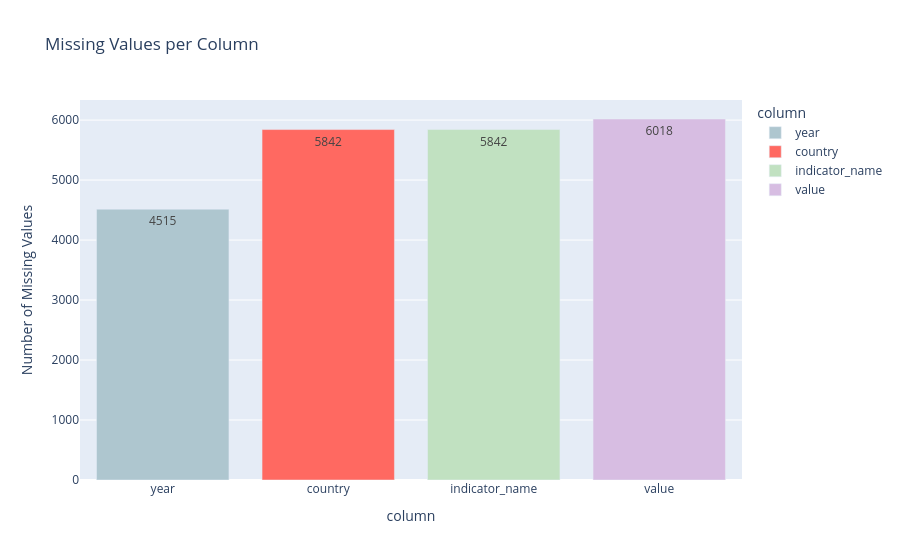

The notebook cell saved with this chart:
### Markdown cell above
This subsection analyses missing values across all columns in the dataset. The total number of missing entries per column is calculated and visualised to highlight which fields are sparsely populated.

This analysis helps distinguish between expected missing values (e.g. structured metadata not applicable to all records) and potential data quality issues that may require attention in later stages.

### Code cell
missing_df = final_rag_dataset.isna().sum().reset_index()
missing_df = missing_df[missing_df[0] > 0].sort_values(by=0, ascending=True)

if not missing_df.empty:
    missing_df.columns = ["column", "missing_count"]

    fig = px.bar(
        missing_df,
        x="column",
        y="missing_count",
        text_auto=True,
        title="Missing Values per Column",
        labels={"missing_count": "Number of Missing Values"},
        color="column",
        color_discrete_sequence=[
            "#AEC6CF",  # pastel blue
            "#FF6961",  # pastel pink
            "#C1E1C1",  # pastel green
            "#D7BDE2",  # pastel purple
            "#FFF2CC",  # pastel yellow
            "#FADADD",  # pastel peach
            "#D7B4F3"   # pastel lavender
        ]
    )

    fig.show()

### Figure 1 — Plotly figure (JSON) as saved in the notebook; plotly's stock layout.template omitted (floating-point values rounded to 4 significant figures)
{"data": [{"hovertemplate": "column=%{x}<br>Number of Missing Values=%{y}<extra></extra>", "legendgroup": "year", "marker": {"color": "#AEC6CF", "pattern": {"shape": ""}}, "name": "year", "orientation": "v", "showlegend": true, "textposition": "auto", "texttemplate": "%{y}", "type": "bar", "x": ["year"], "xaxis": "x", "y": [4515], "yaxis": "y"}, {"hovertemplate": "column=%{x}<br>Number of Missing Values=%{y}<extra></extra>", "legendgroup": "country", "marker": {"color": "#FF6961", "pattern": {"shape": ""}}, "name": "country", "orientation": "v", "showlegend": true, "textposition": "auto", "texttemplate": "%{y}", "type": "bar", "x": ["country"], "xaxis": "x", "y": [5842], "yaxis": "y"}, {"hovertemplate": "column=%{x}<br>Number of Missing Values=%{y}<extra></extra>", "legendgroup": "indicator_name", "marker": {"color": "#C1E1C1", "pattern": {"shape": ""}}, "name": "indicator_name", "orientation": "v", "showlegend": true, "textposition": "auto", "texttemplate": "%{y}", "type": "bar", "x": ["indicator_name"], "xaxis": "x", "y": [5842], "yaxis": "y"}, {"hovertemplate": "column=%{x}<br>Number of Missing Values=%{y}<extra></extra>", "legendgroup": "value", "marker": {"color": "#D7BDE2", "pattern": {"shape": ""}}, "name": "value", "orientation": "v", "showlegend": true, "textposition": "auto", "texttemplate": "%{y}", "type": "bar", "x": ["value"], "xaxis": "x", "y": [6018], "yaxis": "y"}], "layout": {"barmode": "relative", "legend": {"title": {"text": "column"}, "tracegroupgap": 0}, "title": {"text": "Missing Values per Column"}, "xaxis": {"anchor": "y", "categoryarray": ["year", "country", "indicator_name", "value"], "categoryorder": "array", "domain": [0, 1], "title": {"text": "column"}}, "yaxis": {"anchor": "x", "domain": [0, 1], "title": {"text": "Number of Missing Values"}}}}
